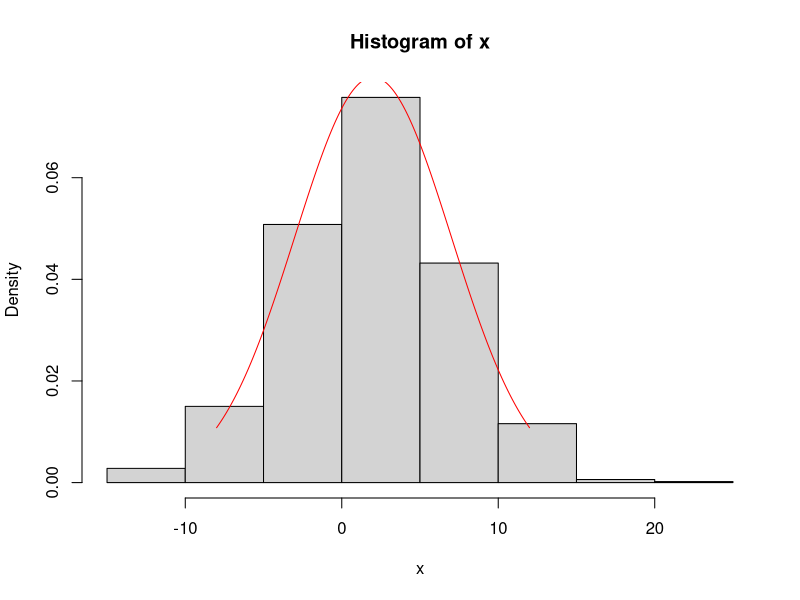

Generate this figure with R:
set.seed(1)

x <- rnorm(1000, mean=2, sd=5)

hist(x, freq=FALSE)
lines(seq(-8, 12, by=.1), dnorm(seq(-8, 12, by=.1), mean=2, sd=5), col="red")
